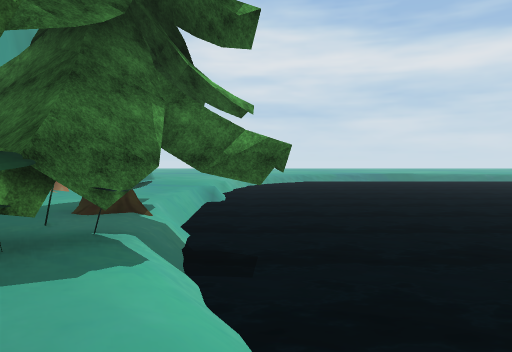
[1] (above)

16 first-person views from a walk through a scene from a Unity 3-D project. The camera is 1.4 m above the floor, tilts 2° down and sees 70° across. The floor is counted in squares, 2 m on a side. Each view is taken from the middle of a square. On the plan, view 1 faces up. The plan holds only what a view shows up to about 11 squares ahead; the rest is blank. The place goes on beyond the plan. Some surface patterns are stand-ins.

[2]
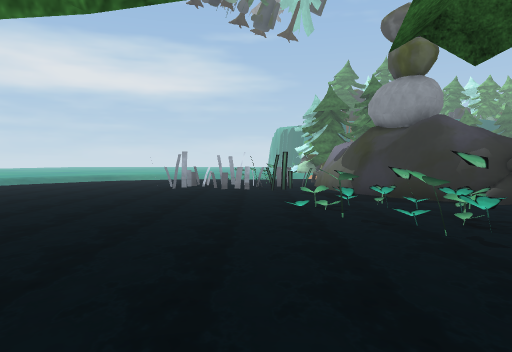

[3]
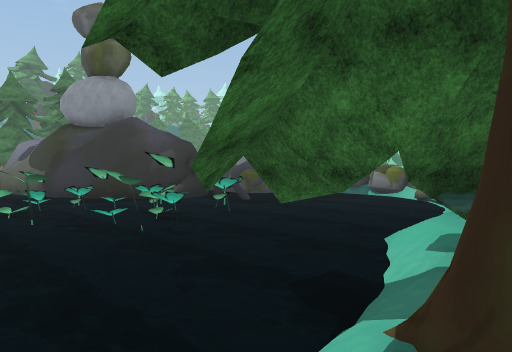

[4]
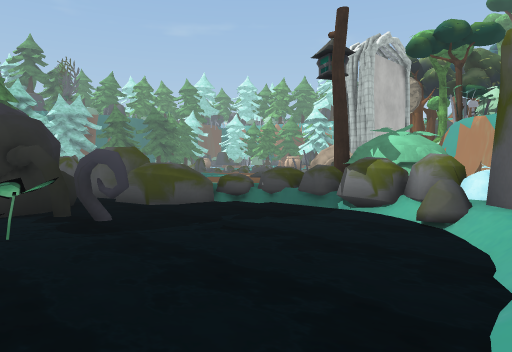

[5]
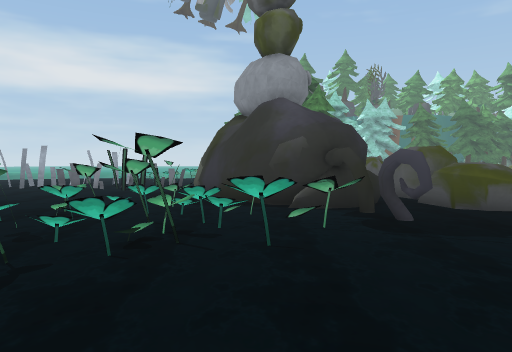

[6]
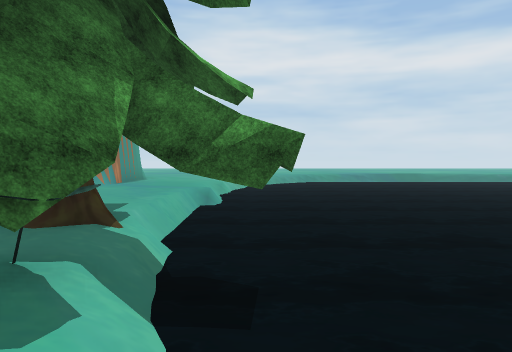

[7]
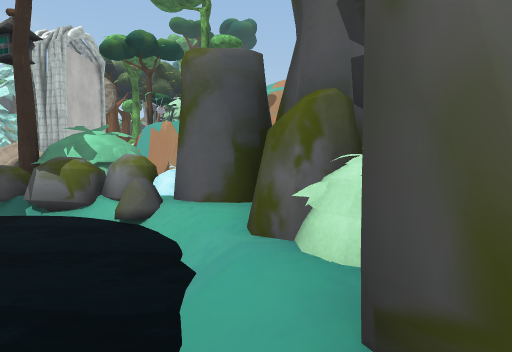

[8]
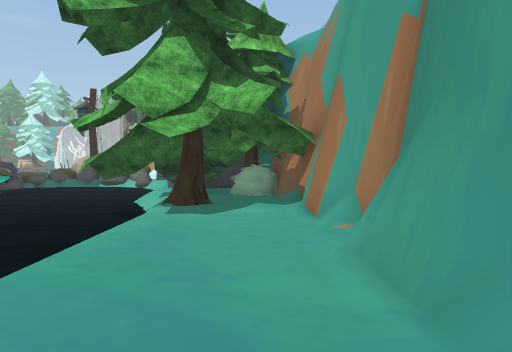

[9]
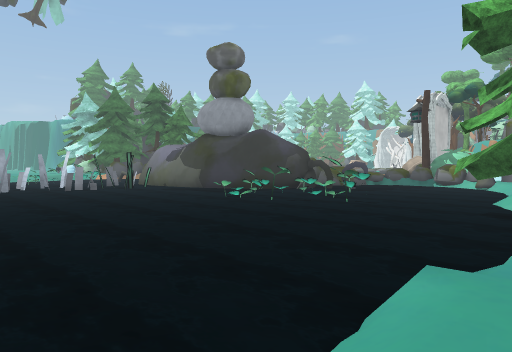

[10]
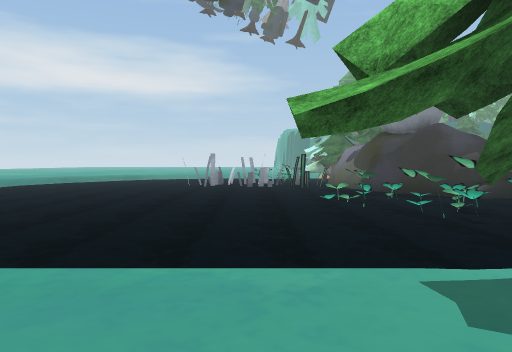

[11]
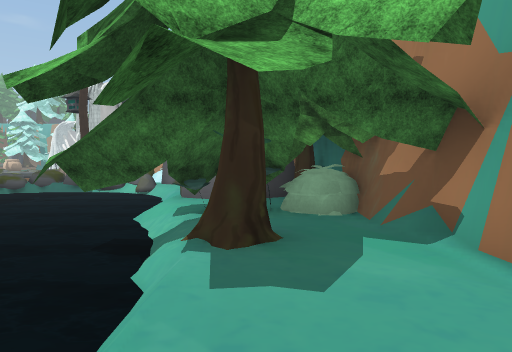

[12]
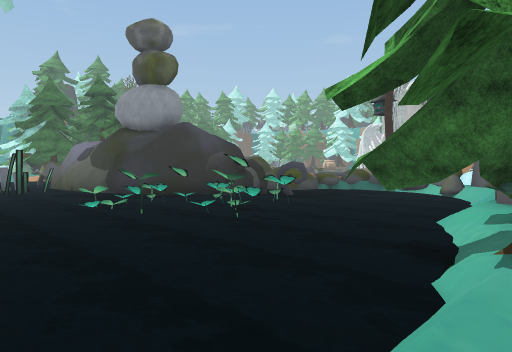

[13]
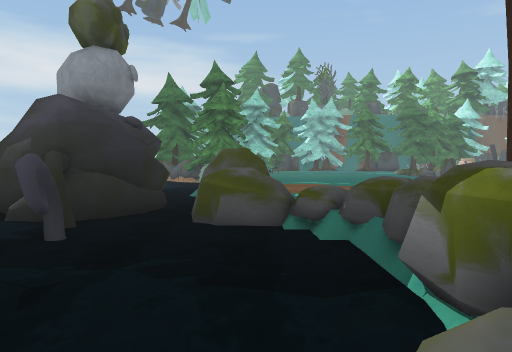

[14]
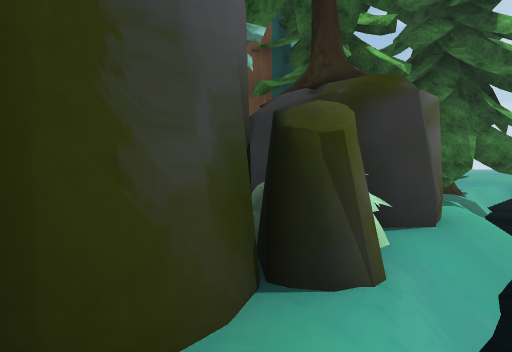

[15]
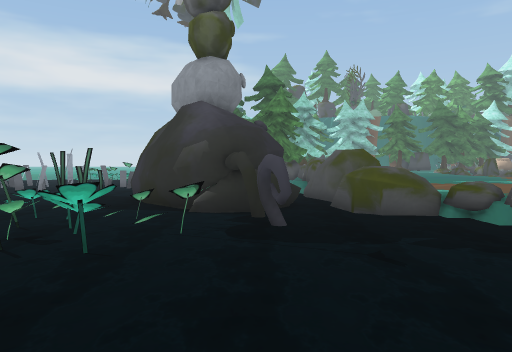

[16]
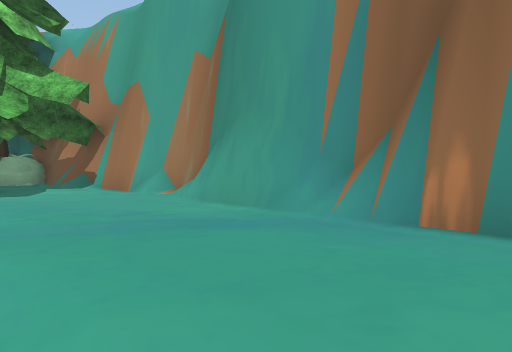

### Floor plan
Key: @ floor where view 1 was taken; # wall or solid block; x gap in a wall; . floor; / step, stairs or slope; = window, fence, low wall or low ledge; ~ water the walk can cross; ≈ water the walk keeps out of; T tree; O other object.
Columns run from 5 left of view 1 to 12 right of it. Each row starts with its distance up from view 1.
 12  #../~≈≈≈≈≈≈≈≈≈
 11  #../~≈≈≈≈≈≈≈≈≈
 10  #..≈~≈≈≈≈≈≈≈≈≈≈≈
  9  #..≈~≈≈≈≈≈≈≈≈≈≈≈
  8 ##..≈~≈≈≈≈≈≈≈≈≈≈≈
  7 #...≈~≈≈≈≈≈≈≈≈≈≈≈
  6 ##..≈~≈≈≈≈≈≈≈≈≈≈≈
  5  #.T≈~≈≈≈≈OOO≈≈≈≈
  4  #.//~~≈≈OOOO≈≈≈≈
  3  #TTT~≈≈OOOOOO≈≈≈
  2  TTT.~≈≈≈OOOO≈##≈
  1   #T#/≈≈≈OOOO#≈
  0   ###@~≈≈≈OO##
 -1    #O/~≈≈≈≈≈###≈#=
 -2    ###~~~≈≈≈≈≈x≈≈≈
 -3      #~~~~~~OOOOO
 -4      #/~~~~~OOO
 -5      ##OOO≈OO.....
 -6        OOOOO......
 -7         OO#.O.....
 -8         OOOOO  ..

Positions as (right, up) in squares from view 1, and headings:
1: (0, 0), facing up
2: (-2, 6), facing right
3: (-2, 6), facing down-right
4: (0, 1), facing down-right
5: (0, 1), facing right
6: (0, 1), facing up
7: (0, 1), facing down
8: (-3, 11), facing down
9: (-2, 12), facing down-right
10: (-4, 7), facing right
11: (-2, 8), facing down
12: (-2, 8), facing down-right
13: (1, -4), facing right
14: (1, -4), facing up-left
15: (0, -1), facing right
16: (-1, 12), facing down-left
